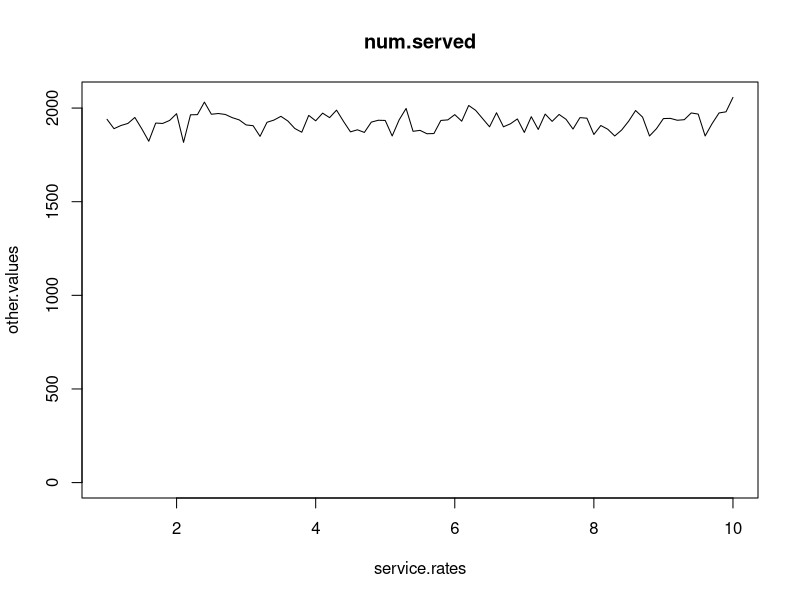
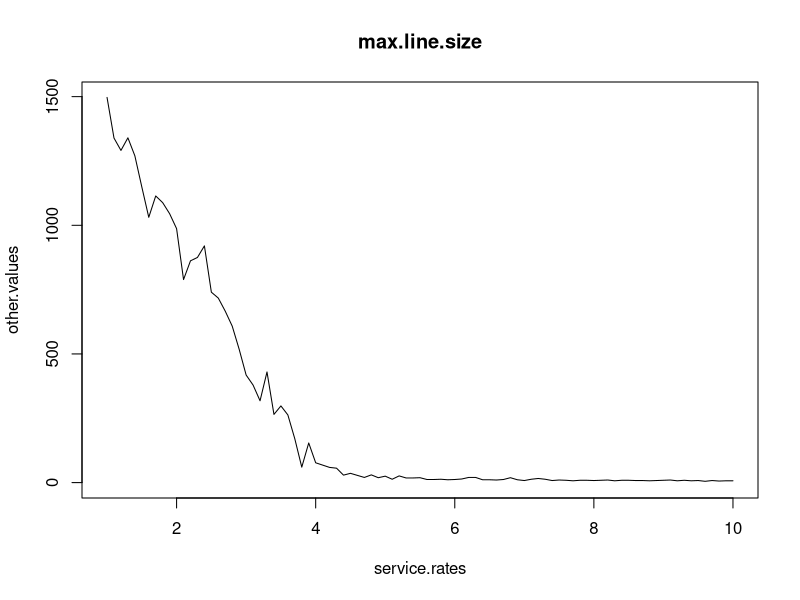
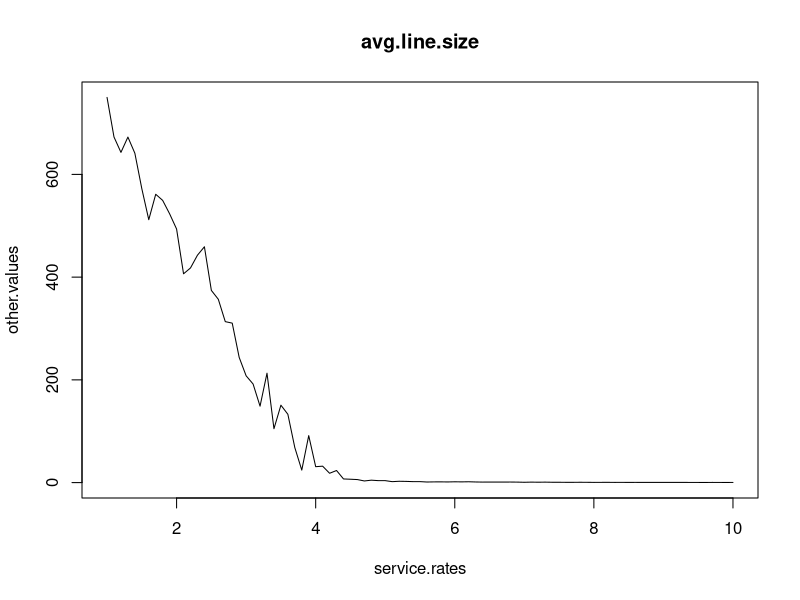
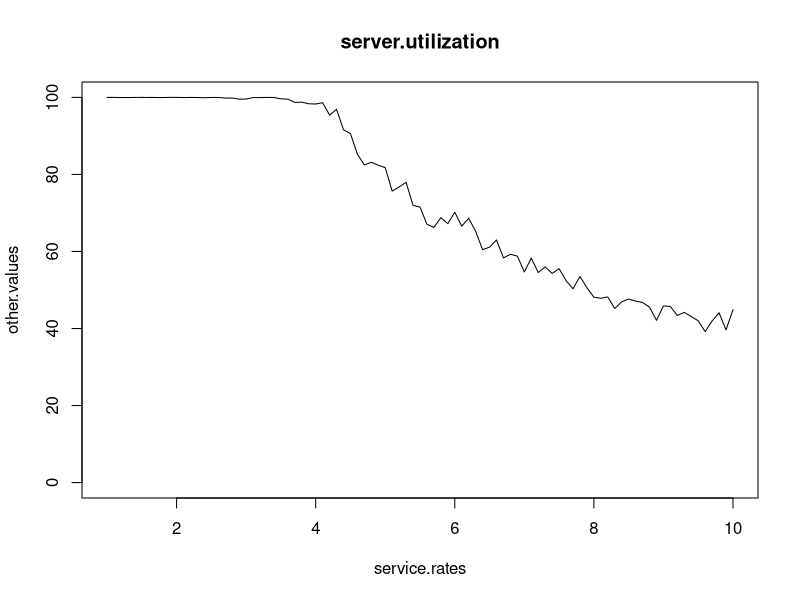
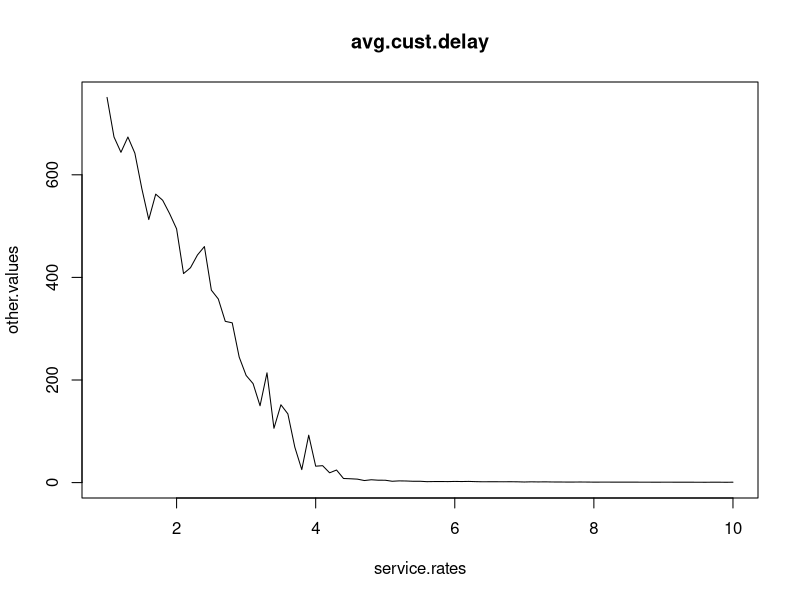

Recreate these plots in R, in order.
library(doParallel)
registerDoParallel(8)


IDLE <- 0
BUSY <- 1

PRINT.STUFF <- TRUE

mycat <- function(...) {
    if (PRINT.STUFF) {
        cat(...)
    }
}


run.qdoba.sim <- function(arrival.rate=2, service.rate=3, num.mins.open=10) {

    server.state <- IDLE
    num.in.line <- 0

    sim.clock <- 0       # min

    next.service <- Inf
    next.arrival <- rexp(1, arrival.rate)

    num.served <- 0
    max.line.size <- 0
    total.line.size <- 0
    total.server.state <- 0
    arrival.times <- vector()
    total.time.in.line <- 0

    while (sim.clock < num.mins.open  ||  server.state == BUSY) {

        total.line.size <- total.line.size +
            (min(c(next.arrival,next.service)) - sim.clock) * num.in.line
        total.server.state <- total.server.state +
            (min(c(next.arrival,next.service)) - sim.clock) * server.state

        if (next.arrival < next.service) {
                
            sim.clock <- next.arrival
            mycat("Customer arrives at time ", round(sim.clock,2), ".\n",
                sep="")
            arrival.times <- c(arrival.times, sim.clock)

            if (server.state == IDLE) {
                mycat("  Step right up!\n")
                server.state <- BUSY
                next.service <- sim.clock + rexp(1, service.rate)
            } else {
                mycat("  Customer gets in line. (line now ", (num.in.line+1), 
                    ".)\n", sep="")
                num.in.line <- num.in.line + 1
                if (num.in.line > max.line.size) {
                    max.line.size <- num.in.line
                }
            }
            if (sim.clock < num.mins.open) {
                next.arrival <- sim.clock + rexp(1, arrival.rate)
            } else {
                mycat("========= no more customers, sorry ==========\n")
                next.arrival <- Inf
            }
        } else {
            sim.clock <- next.service
            mycat("Burrito finished at time ", round(sim.clock,2), ".\n",
                sep="")
            num.served <- num.served + 1
            total.time.in.line <- total.time.in.line + 
                (sim.clock - arrival.times[1])
            arrival.times <- arrival.times[-1]
            if (num.in.line == 0) {
                mycat("  Server takes a load off.\n")
                server.state <- IDLE
                next.service <- Inf
            } else {
                mycat("  Server begins making next burrito. (line now ",
                    (num.in.line-1), ".)\n",sep="")
                num.in.line <- num.in.line - 1
                next.service <- sim.clock + rexp(1, service.rate)
            }
        }
    }
    mycat("*** It's quittin' time! (", round(sim.clock,2), ")\n\n", sep="")

    data.frame(service.rate=service.rate,
        num.served=num.served,
        max.line.size=max.line.size,
        avg.line.size=round(total.line.size / sim.clock,2),
        server.utilization=round(total.server.state / sim.clock * 100,2),
        avg.cust.delay=round(total.time.in.line / sim.clock,2))
}

#results <- run.qdoba.sim(2,3,8*60)
#
#mycat("We served ", results$num.served, " customers.\n", sep="")
#mycat("The longest line was ", results$max.line.size, ".\n", sep="")
#mycat("The average line size was ", results$avg.line.size,
#     ".\n", sep="")
#mycat("The server was on his feet ", 
#    results$server.utilization, "% of the time.\n", sep="")
#mycat("The average customer delay was ", 
#    results$avg.cust.delay, " mins.\n", sep="")

PRINT.STUFF <- FALSE

results <- foreach(service.rate=seq(1,10,.1), .combine=rbind) %dopar% {
    run.qdoba.sim(4,service.rate,8*60)
}

plot.me <- function(service.rates, other.values, title) {
    plot(service.rates, other.values, type="l", main=title,
        ylim=c(0,max(other.values)))
}

for (col in 2:ncol(results)) {
    plot.me(results$service.rate, results[[col]], title=names(results)[col])
    readline()
}
